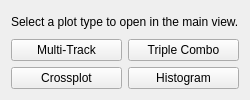
       <widget class="QWidget" name="tabPlots">
        <attribute name="title">
         <string>Plots</string>
        </attribute>
        <layout class="QVBoxLayout" name="layoutPlots">
         <property name="spacing">
          <number>6</number>
         </property>
         <item>
          <widget class="QLabel" name="lblPlotHint">
           <property name="text">
            <string>Select a plot type to open in the main view.</string>
           </property>
          </widget>
         </item>
         <item>
          <layout class="QGridLayout" name="layoutPlotButtons">
           <item row="0" column="0">
            <widget class="QPushButton" name="btnPlotMultiTrack">
             <property name="text">
              <string>Multi-Track</string>
             </property>
            </widget>
           </item>
           <item row="0" column="1">
            <widget class="QPushButton" name="btnPlotTripleCombo">
             <property name="text">
              <string>Triple Combo</string>
             </property>
            </widget>
           </item>
           <item row="1" column="0">
            <widget class="QPushButton" name="btnPlotCrossplot">
             <property name="text">
              <string>Crossplot</string>
             </property>
            </widget>
           </item>
           <item row="1" column="1">
            <widget class="QPushButton" name="btnPlotHistogram">
             <property name="text">
              <string>Histogram</string>
             </property>
            </widget>
           </item>
          </layout>
         </item>
        </layout>
       </widget>
